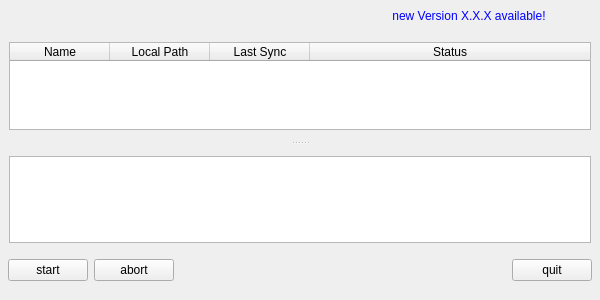
<?xml version="1.0" encoding="UTF-8"?>
<ui version="4.0">
 <class>QtClientClass</class>
 <widget class="QMainWindow" name="QtClientClass">
  <property name="enabled">
   <bool>true</bool>
  </property>
  <property name="geometry">
   <rect>
    <x>0</x>
    <y>0</y>
    <width>600</width>
    <height>300</height>
   </rect>
  </property>
  <property name="minimumSize">
   <size>
    <width>550</width>
    <height>250</height>
   </size>
  </property>
  <property name="windowTitle">
   <string>QtClient</string>
  </property>
  <property name="windowIcon">
   <iconset resource="qtClient.qrc">
    <normaloff>:/Resources/icon.png</normaloff>:/Resources/icon.png</iconset>
  </property>
  <widget class="QWidget" name="centralWidget">
   <property name="enabled">
    <bool>true</bool>
   </property>
   <layout class="QVBoxLayout" name="verticalLayout_2">
    <property name="spacing">
     <number>0</number>
    </property>
    <property name="leftMargin">
     <number>0</number>
    </property>
    <property name="topMargin">
     <number>0</number>
    </property>
    <property name="rightMargin">
     <number>0</number>
    </property>
    <property name="bottomMargin">
     <number>0</number>
    </property>
    <item>
     <layout class="QHBoxLayout" name="horizontalLayout">
      <property name="leftMargin">
       <number>9</number>
      </property>
      <property name="rightMargin">
       <number>9</number>
      </property>
      <item>
       <widget class="QToolButton" name="addButton">
        <property name="enabled">
         <bool>true</bool>
        </property>
        <property name="text">
         <string/>
        </property>
        <property name="icon">
         <iconset resource="qtClient.qrc">
          <normaloff>:/Resources/add.png</normaloff>:/Resources/add.png</iconset>
        </property>
        <property name="iconSize">
         <size>
          <width>24</width>
          <height>24</height>
         </size>
        </property>
        <property name="autoRaise">
         <bool>true</bool>
        </property>
       </widget>
      </item>
      <item>
       <widget class="QToolButton" name="removeButton">
        <property name="enabled">
         <bool>false</bool>
        </property>
        <property name="text">
         <string/>
        </property>
        <property name="icon">
         <iconset resource="qtClient.qrc">
          <normaloff>:/Resources/remove.png</normaloff>:/Resources/remove.png</iconset>
        </property>
        <property name="iconSize">
         <size>
          <width>24</width>
          <height>24</height>
         </size>
        </property>
        <property name="autoRaise">
         <bool>true</bool>
        </property>
       </widget>
      </item>
      <item>
       <widget class="QToolButton" name="downButton">
        <property name="enabled">
         <bool>false</bool>
        </property>
        <property name="text">
         <string/>
        </property>
        <property name="icon">
         <iconset resource="qtClient.qrc">
          <normaloff>:/Resources/down.png</normaloff>:/Resources/down.png</iconset>
        </property>
        <property name="iconSize">
         <size>
          <width>24</width>
          <height>24</height>
         </size>
        </property>
        <property name="autoRaise">
         <bool>true</bool>
        </property>
       </widget>
      </item>
      <item>
       <widget class="QToolButton" name="upButton">
        <property name="enabled">
         <bool>false</bool>
        </property>
        <property name="text">
         <string/>
        </property>
        <property name="icon">
         <iconset resource="qtClient.qrc">
          <normaloff>:/Resources/up.png</normaloff>:/Resources/up.png</iconset>
        </property>
        <property name="iconSize">
         <size>
          <width>24</width>
          <height>24</height>
         </size>
        </property>
        <property name="autoRaise">
         <bool>true</bool>
        </property>
       </widget>
      </item>
      <item>
       <widget class="QToolButton" name="editButton">
        <property name="enabled">
         <bool>false</bool>
        </property>
        <property name="text">
         <string/>
        </property>
        <property name="icon">
         <iconset resource="qtClient.qrc">
          <normaloff>:/Resources/edit.png</normaloff>:/Resources/edit.png</iconset>
        </property>
        <property name="iconSize">
         <size>
          <width>24</width>
          <height>24</height>
         </size>
        </property>
        <property name="autoRaise">
         <bool>true</bool>
        </property>
       </widget>
      </item>
      <item>
       <widget class="QToolButton" name="disableButton">
        <property name="enabled">
         <bool>false</bool>
        </property>
        <property name="text">
         <string/>
        </property>
        <property name="icon">
         <iconset resource="qtClient.qrc">
          <normaloff>:/Resources/disable.png</normaloff>:/Resources/disable.png</iconset>
        </property>
        <property name="iconSize">
         <size>
          <width>24</width>
          <height>24</height>
         </size>
        </property>
        <property name="autoRaise">
         <bool>true</bool>
        </property>
       </widget>
      </item>
      <item>
       <spacer name="horizontalSpacer">
        <property name="orientation">
         <enum>Qt::Horizontal</enum>
        </property>
        <property name="sizeHint" stdset="0">
         <size>
          <width>40</width>
          <height>20</height>
         </size>
        </property>
       </spacer>
      </item>
      <item>
       <widget class="QToolButton" name="updateButton">
        <property name="styleSheet">
         <string notr="true">color:blue</string>
        </property>
        <property name="text">
         <string>new Version X.X.X available!</string>
        </property>
        <property name="autoRaise">
         <bool>true</bool>
        </property>
       </widget>
      </item>
      <item>
       <widget class="QToolButton" name="settingsButton">
        <property name="text">
         <string/>
        </property>
        <property name="icon">
         <iconset resource="qtClient.qrc">
          <normaloff>:/Resources/settings.png</normaloff>:/Resources/settings.png</iconset>
        </property>
        <property name="iconSize">
         <size>
          <width>24</width>
          <height>24</height>
         </size>
        </property>
        <property name="autoRaise">
         <bool>true</bool>
        </property>
       </widget>
      </item>
     </layout>
    </item>
    <item>
     <widget class="QSplitter" name="splitter">
      <property name="orientation">
       <enum>Qt::Vertical</enum>
      </property>
      <widget class="QWidget" name="layoutWidget">
       <layout class="QVBoxLayout" name="verticalLayout">
        <property name="spacing">
         <number>0</number>
        </property>
        <property name="leftMargin">
         <number>9</number>
        </property>
        <property name="rightMargin">
         <number>9</number>
        </property>
        <item>
         <widget class="QTableWidget" name="tableWidget">
          <property name="sizePolicy">
           <sizepolicy hsizetype="Expanding" vsizetype="Expanding">
            <horstretch>0</horstretch>
            <verstretch>1</verstretch>
           </sizepolicy>
          </property>
          <property name="editTriggers">
           <set>QAbstractItemView::NoEditTriggers</set>
          </property>
          <property name="selectionMode">
           <enum>QAbstractItemView::SingleSelection</enum>
          </property>
          <property name="selectionBehavior">
           <enum>QAbstractItemView::SelectRows</enum>
          </property>
          <property name="horizontalScrollMode">
           <enum>QAbstractItemView::ScrollPerPixel</enum>
          </property>
          <property name="columnCount">
           <number>4</number>
          </property>
          <attribute name="horizontalHeaderHighlightSections">
           <bool>false</bool>
          </attribute>
          <attribute name="horizontalHeaderStretchLastSection">
           <bool>true</bool>
          </attribute>
          <attribute name="verticalHeaderVisible">
           <bool>false</bool>
          </attribute>
          <attribute name="verticalHeaderDefaultSectionSize">
           <number>20</number>
          </attribute>
          <attribute name="verticalHeaderHighlightSections">
           <bool>false</bool>
          </attribute>
          <column>
           <property name="text">
            <string>Name</string>
           </property>
          </column>
          <column>
           <property name="text">
            <string>Local Path</string>
           </property>
          </column>
          <column>
           <property name="text">
            <string>Last Sync</string>
           </property>
          </column>
          <column>
           <property name="text">
            <string>Status</string>
           </property>
          </column>
         </widget>
        </item>
       </layout>
      </widget>
      <widget class="QWidget" name="layoutWidget">
       <layout class="QVBoxLayout" name="verticalLayout_3">
        <property name="leftMargin">
         <number>9</number>
        </property>
        <property name="rightMargin">
         <number>9</number>
        </property>
        <item>
         <widget class="QTextEdit" name="textEdit">
          <property name="sizePolicy">
           <sizepolicy hsizetype="Expanding" vsizetype="Expanding">
            <horstretch>0</horstretch>
            <verstretch>2</verstretch>
           </sizepolicy>
          </property>
          <property name="font">
           <font>
            <family>Courier New</family>
            <pointsize>8</pointsize>
           </font>
          </property>
          <property name="lineWrapMode">
           <enum>QTextEdit::NoWrap</enum>
          </property>
          <property name="textInteractionFlags">
           <set>Qt::TextSelectableByKeyboard|Qt::TextSelectableByMouse</set>
          </property>
         </widget>
        </item>
       </layout>
      </widget>
     </widget>
    </item>
    <item>
     <layout class="QHBoxLayout" name="horizontalLayout_2">
      <property name="leftMargin">
       <number>8</number>
      </property>
      <property name="topMargin">
       <number>5</number>
      </property>
      <property name="rightMargin">
       <number>8</number>
      </property>
      <item>
       <widget class="QPushButton" name="pushButton">
        <property name="text">
         <string>start</string>
        </property>
       </widget>
      </item>
      <item>
       <widget class="QPushButton" name="pushButton2">
        <property name="text">
         <string>abort</string>
        </property>
       </widget>
      </item>
      <item>
       <spacer name="horizontalSpacer_2">
        <property name="orientation">
         <enum>Qt::Horizontal</enum>
        </property>
        <property name="sizeHint" stdset="0">
         <size>
          <width>40</width>
          <height>20</height>
         </size>
        </property>
       </spacer>
      </item>
      <item>
       <widget class="QPushButton" name="quitButton">
        <property name="text">
         <string>quit</string>
        </property>
       </widget>
      </item>
     </layout>
    </item>
   </layout>
  </widget>
  <widget class="QStatusBar" name="statusBar">
   <property name="sizeGripEnabled">
    <bool>false</bool>
   </property>
  </widget>
 </widget>
 <layoutdefault spacing="6" margin="11"/>
 <tabstops>
  <tabstop>pushButton</tabstop>
  <tabstop>pushButton2</tabstop>
  <tabstop>quitButton</tabstop>
  <tabstop>upButton</tabstop>
  <tabstop>downButton</tabstop>
  <tabstop>disableButton</tabstop>
 </tabstops>
 <resources>
  <include location="qtClient.qrc"/>
 </resources>
 <connections/>
</ui>
